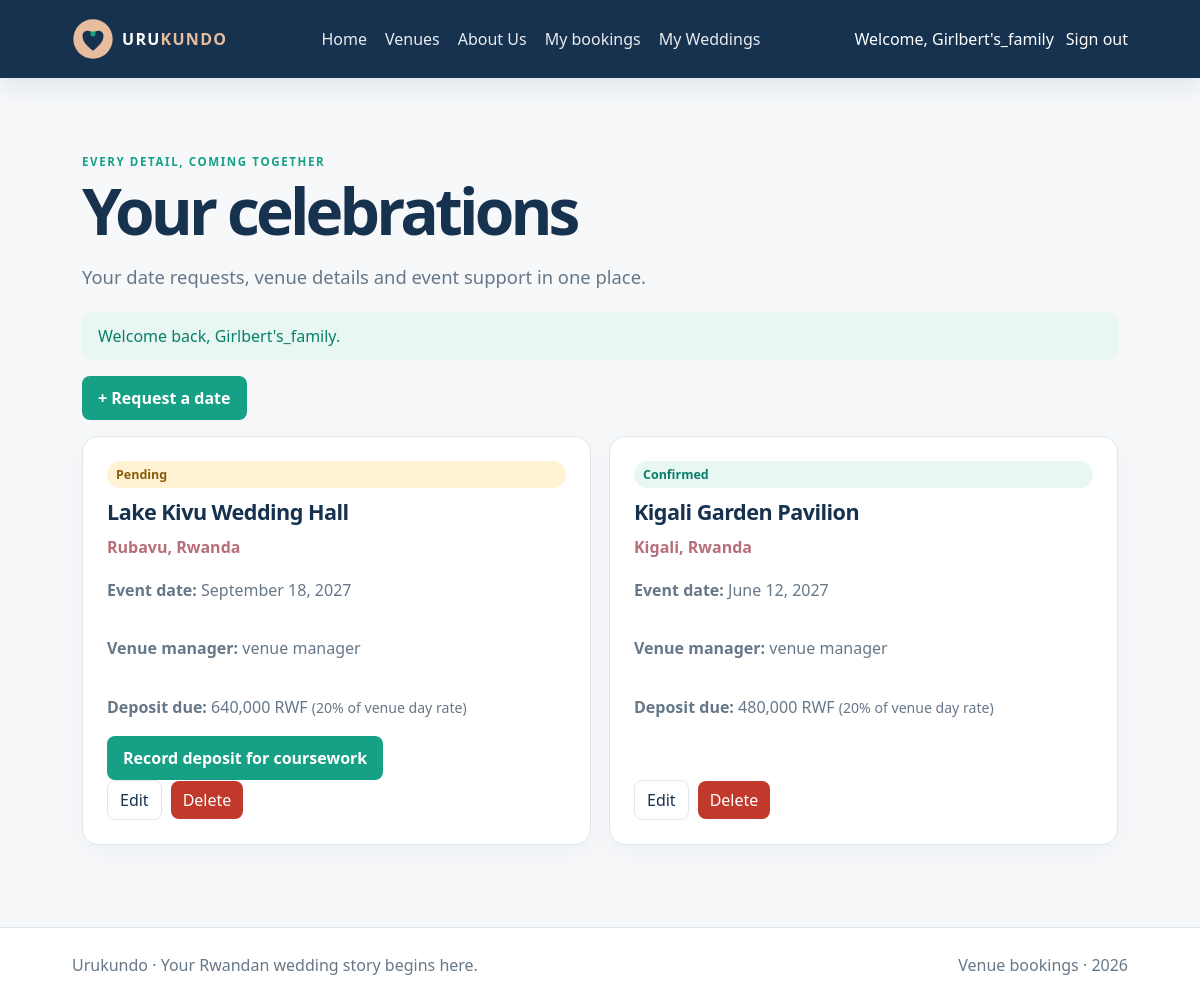
Page /index.php?_route=/bookings (signed in) on the committed database.
### tables this page shows
CREATE TABLE IF NOT EXISTS customers (
  customer_id INT UNSIGNED AUTO_INCREMENT PRIMARY KEY,
  username VARCHAR(60) NOT NULL UNIQUE,
  email VARCHAR(190) NOT NULL UNIQUE,
  password_hash VARCHAR(255) NOT NULL,
  role ENUM('customer','manager') NOT NULL DEFAULT 'customer',
  groom_name VARCHAR(100),
  bride_name VARCHAR(100),
  phone VARCHAR(30),
  budget_total DECIMAL(12,2) NOT NULL DEFAULT 0.00,
  budget_spent DECIMAL(12,2) NOT NULL DEFAULT 0.00,
  created_at TIMESTAMP NOT NULL DEFAULT CURRENT_TIMESTAMP
);

CREATE TABLE IF NOT EXISTS bookings (
  booking_id INT UNSIGNED AUTO_INCREMENT PRIMARY KEY,
  venue_id INT UNSIGNED NOT NULL,
  customer_id INT UNSIGNED NOT NULL,
  manager_id INT UNSIGNED NOT NULL,
  event_date DATE NOT NULL,
  status ENUM('pending','confirmed','cancelled') NOT NULL DEFAULT 'pending',
  created_at TIMESTAMP NOT NULL DEFAULT CURRENT_TIMESTAMP,
  updated_at TIMESTAMP NOT NULL DEFAULT CURRENT_TIMESTAMP ON UPDATE CURRENT_TIMESTAMP,
  INDEX idx_bookings_venue_date_status (venue_id, event_date, status),
  INDEX idx_bookings_customer (customer_id),
  CONSTRAINT fk_bookings_venue FOREIGN KEY (venue_id)
    REFERENCES venues(venue_id) ON UPDATE CASCADE ON DELETE RESTRICT,
  CONSTRAINT fk_bookings_customer FOREIGN KEY (customer_id)
    REFERENCES customers(customer_id) ON UPDATE CASCADE ON DELETE RESTRICT,
  CONSTRAINT fk_bookings_manager FOREIGN KEY (manager_id)
    REFERENCES customers(customer_id) ON UPDATE CASCADE ON DELETE RESTRICT
);

CREATE TABLE IF NOT EXISTS venues (
  venue_id INT UNSIGNED AUTO_INCREMENT PRIMARY KEY,
  name VARCHAR(120) NOT NULL UNIQUE,
  location VARCHAR(180) NOT NULL,
  capacity SMALLINT UNSIGNED NOT NULL,
  price_per_day DECIMAL(10,2) NOT NULL,
  available TINYINT(1) NOT NULL DEFAULT 1,
  description TEXT NOT NULL,
  created_at TIMESTAMP NOT NULL DEFAULT CURRENT_TIMESTAMP,
  updated_at TIMESTAMP NOT NULL DEFAULT CURRENT_TIMESTAMP ON UPDATE CURRENT_TIMESTAMP,
  INDEX idx_venues_available_location (available, location)
);

### src/Support/View.php (called while the page is built, shortened)
<?php
final class View {
    public static function render(string $template, array $data = []): void {
        extract($data, EXTR_SKIP);
        require __DIR__ . '/../Views/layouts/header.php';
        require __DIR__ . '/../Views/' . $template . '.php';
        require __DIR__ . '/../Views/layouts/footer.php';
    }
    public static function e(mixed $value): string {
        return htmlspecialchars((string)$value, ENT_QUOTES | ENT_SUBSTITUTE, 'UTF-8');
    }
    public static function url(string $path = '/'): string {
        $base = defined('APP_BASE') ? APP_BASE : '';
        $route = parse_url($path, PHP_URL_PATH) ?: '/';
        $route = '/' . ltrim($route, '/');
        if (str_starts_with($route, '/assets/')) {
            return $base . $route;
        }
        $query = [];
        parse_str((string)(parse_url($path, PHP_URL_QUERY) ?? ''), $query);
        unset($query['_route']);
        return $base . '/index.php?' . http_build_query(['_route' => $route] + $query);
    }
}

### src/Controllers/BookingController.php (called while the page is built, shortened)
<?php
final class BookingController {
    public function index(): void {
        $user = Auth::requireLogin();
        View::render('bookings/index', [
            'title' => 'Your celebrations',
            'bookings' => Booking::all($user),
            'user' => $user,
            'success' => Flash::get('success'),
            'error' => Flash::get('error'),
        ]);
    }
}

### src/Support/Auth.php (called while the page is built, shortened)
<?php
final class Auth {
    public static function user(): ?array {
        $id = (int)($_SESSION['user_id'] ?? 0);
        $stmt = Database::pdo()->prepare(
            'SELECT customer_id AS user_id, customer_id, username, email, role,
                    groom_name, bride_name, phone, budget_total, budget_spent
             FROM customers WHERE customer_id = :id'
        );
        $stmt->execute(['id' => $id]);
        return $stmt->fetch() ?: null;
    }
    public static function requireLogin(): array {
        $user = self::user();
        return $user;
    }
}

### src/Config/Database.php (called while the page is built, shortened)
<?php
final class Database {
    private static ?PDO $connection = null;
    public static function pdo(): PDO {
        if (self::$connection instanceof PDO) {
            return self::$connection;
        }
        $dsn = sprintf(
            'mysql:host=%s;port=%s;dbname=%s;charset=utf8mb4',
            getenv('DB_HOST') ?: '127.0.0.1',
            getenv('DB_PORT') ?: '3306',
            getenv('DB_NAME') ?: 'wedding_venue_booking'
        );
        self::$connection = new PDO($dsn, getenv('DB_USER') ?: 'root', getenv('DB_PASS') ?: '', [
            PDO::ATTR_ERRMODE => PDO::ERRMODE_EXCEPTION,
            PDO::ATTR_DEFAULT_FETCH_MODE => PDO::FETCH_ASSOC,
            PDO::ATTR_EMULATE_PREPARES => false,
        ]);
        return self::$connection;
    }
}

### src/Models/Booking.php (called while the page is built, shortened)
<?php
final class Booking {
    public static function all(array $user): array {
        $sql = 'SELECT b.*, v.name AS venue_name, v.location, v.price_per_day,
                       c.groom_name, c.bride_name, m.username AS manager_name
                FROM bookings b
                JOIN venues v ON v.venue_id=b.venue_id
                JOIN customers c ON c.customer_id=b.customer_id
                JOIN customers m ON m.customer_id=b.manager_id';
        $params = [];
        if ($user['role'] === 'customer') {
            $sql .= ' WHERE b.customer_id=:customer_id';
            $params['customer_id'] = (int)$user['customer_id'];
        }
        $sql .= ' ORDER BY b.event_date DESC, b.booking_id DESC';
        $stmt = Database::pdo()->prepare($sql);
        $stmt->execute($params);
        return $stmt->fetchAll();
    }
}

### src/Support/autoload.php (called while the page is built, shortened)
<?php
spl_autoload_register(static function (string $class): void {
    $prefix = 'App\\';
    $file = dirname(__DIR__) . DIRECTORY_SEPARATOR
        . str_replace('\\', DIRECTORY_SEPARATOR, substr($class, strlen($prefix))) . '.php';
});

### src/Views/bookings/index.php (the view, shortened to what this page needs)
<p class="eyebrow">Every detail, coming together</p>
<h1 class="page-title"><?= $user['role'] === 'manager' ? 'All celebrations' : 'Your celebrations' ?></h1>
<p class="lede">Your date requests, venue details and event support in one place.</p>
<?php if (!empty($success)): ?><p class="alert alert-success" role="status"><?= View::e($success) ?></p><?php endif; ?>
<?php if ($user['role'] === 'customer'): ?><p><a class="button" href="<?= View::e(View::url('/booking/form')) ?>">+ Request a date</a></p><?php endif; ?>
<?php if (!$bookings): ?>
  <p class="empty-state">No bookings yet. Your perfect venue could be just around the corner.</p>
  <p><a class="button" href="<?= View::e(View::url('/venues')) ?>">Explore venues</a></p>
<?php else: ?>
  <section class="card-grid">
    <?php foreach ($bookings as $booking): ?>
      <article class="card booking-card">
        <span class="status status-<?= View::e($booking['status']) ?>"><?= View::e($booking['status']) ?></span>
        <h2><?= View::e($booking['venue_name']) ?></h2>
        <p class="venue-location"><?= View::e($booking['location']) ?></p>
        <p><strong>Event date:</strong> <?= View::e(date('F j, Y', strtotime($booking['event_date']))) ?></p>
        <p><strong>Venue manager:</strong> <?= View::e($booking['manager_name']) ?></p>
        <?php $depositDue = round((float)$booking['price_per_day'] * 0.20, 2); ?>
        <?php if ($booking['status'] === 'confirmed'): ?>
          <p><strong>Deposit due:</strong> <?= number_format($depositDue) ?> RWF <span class="form-hint">(20% of venue day rate)</span></p>
        <?php else: ?>
          <p><strong>Deposit due:</strong> <?= number_format($depositDue) ?> RWF <span class="form-hint">(20% of venue day rate)</span></p>
          <?php if ($user['role'] === 'customer' && $booking['status'] !== 'cancelled'): ?>
            <form method="post" action="<?= View::e(View::url('/booking/pay')) ?>">
              <button class="button" type="submit">Record deposit for coursework</button>
            </form>
          <?php endif; ?>
        <?php endif; ?>
        <?php if (in_array($user['role'], ['customer', 'manager'], true)): ?>
          <div class="card-actions">
            <a class="button-ghost" href="<?= View::e(View::url('/booking/form?id=' . (int)$booking['booking_id'])) ?>">Edit</a>
            <form method="post" action="<?= View::e(View::url('/booking/delete')) ?>" onsubmit="return confirm('Remove this booking?');">
              <button class="button-danger" type="submit">Delete</button>
            </form>
          </div>
        <?php endif; ?>
      </article>
    <?php endforeach; ?>
  </section>
<?php endif; ?>

### src/Views/layouts/header.php (shortened to what this page needs)
<?php
$currentUser = Auth::user();
?>
<!doctype html>
<html lang="en">
<head>
  <link rel="stylesheet" href="<?= View::e(View::url('/assets/css/style.css')) ?>">
</head>
<body>
  <header class="site-header">
    <a class="brand" href="<?= View::e(View::url('/')) ?>" aria-label="Urukundo home">
      <img src="<?= View::e(View::url('/assets/images/urukundo-logo.svg')) ?>" alt="Urukundo wedding venue logo">
      <span>URU<span>KUNDO</span></span>
    </a>
    <nav aria-label="Primary">
      <a href="<?= View::e(View::url('/')) ?>">Home</a>
      <a href="<?= View::e(View::url('/venues')) ?>">Venues</a>
      <a href="<?= View::e(View::url('/about')) ?>">About Us</a>
      <?php if ($currentUser && in_array($currentUser['role'], ['customer', 'manager'], true)): ?>
        <a href="<?= View::e(View::url('/bookings')) ?>">My bookings</a>
      <?php endif; ?>
      <?php if (($currentUser['role'] ?? '') === 'customer'): ?>
        <a href="<?= View::e(View::url('/my-weddings')) ?>">My Weddings</a>
      <?php endif; ?>
    </nav>
    <div class="nav-account">
      <?php if ($currentUser): ?>
        <span>Welcome, <?= View::e($currentUser['username']) ?></span>
        <form method="post" action="<?= View::e(View::url('/logout')) ?>">
          <button type="submit">Sign out</button>
        </form>
      <?php else: ?>
        <a class="nav-login" href="<?= View::e(View::url('/login')) ?>">Login</a>
        <a class="nav-register" href="<?= View::e(View::url('/register')) ?>">Register</a>
      <?php endif; ?>
    </div>
  </header>
  <main class="container">

### public/assets/css/style.css (style rules this page uses)
:root { --ink:#16324f; --green:#16a085; --paper:#f6f8fa; --line:#dfe7ed; --muted:#667788; --rose:#b76e79; --cream:#f4eee6; }
* { box-sizing:border-box; }
body { margin:0; font-family:system-ui,-apple-system,"Segoe UI",sans-serif; color:var(--ink); background:var(--paper); }
a { color:inherit; }
.site-header { display:flex; justify-content:space-between; align-items:center; gap:20px; padding:18px max(6vw,calc((100vw - 1180px)/2)); background:var(--ink); color:#fff; position:sticky; top:0; z-index:20; box-shadow:0 8px 24px rgb(22 50 79 / 10%); }
.brand { display:flex; align-items:center; gap:8px; color:inherit; text-decoration:none; font-weight:850; letter-spacing:.08em; }
.brand img { width:42px; height:42px; border-radius:50%; }
.brand > span { color:#fff; }
.brand > span span { color:#e7bd9d; }
.site-header nav { display:flex; align-items:center; flex-wrap:wrap; gap:18px; }
.site-header nav a { color:inherit; text-decoration:none; opacity:.9; }
.nav-account { display:flex; align-items:center; gap:12px; }
.nav-account form { margin:0; }
.nav-account button { color:#fff; background:transparent; border:0; padding:0; font:inherit; cursor:pointer; }
.container { max-width:1180px; min-height:68vh; margin:0 auto; padding:64px 6vw 82px; }
.eyebrow { color:var(--green); text-transform:uppercase; letter-spacing:.14em; font-size:.72rem; font-weight:800; }
h1 { font-size:clamp(2.5rem,7vw,5.25rem); line-height:.98; letter-spacing:-.06em; }
.page-title { margin:.25rem 0 1rem; font-size:clamp(2.2rem,6vw,4rem); }
.lede { color:var(--muted); font-size:1.15rem; line-height:1.75; max-width:680px; }
.button { display:inline-block; padding:11px 16px; border-radius:8px; background:var(--green); color:#fff; text-decoration:none; font:inherit; font-weight:750; border:0; cursor:pointer; }
.button-ghost { display:inline-block; padding:8px 12px; border-radius:8px; background:transparent; border:1px solid var(--line); color:var(--ink); text-decoration:none; font:inherit; cursor:pointer; }
.button-danger { padding:8px 12px; border-radius:8px; background:#c0392b; color:#fff; border:0; font:inherit; cursor:pointer; }
.card-grid { display:grid; grid-template-columns:repeat(auto-fit,minmax(min(100%,260px),1fr)); gap:18px; }
.card { min-width:0; padding:24px; border:1px solid var(--line); border-radius:16px; background:#fff; box-shadow:0 8px 26px rgb(22 50 79 / 4%); }
.card h2 { margin:.55rem 0; font-size:1.35rem; letter-spacing:-.025em; }
.card p { color:var(--muted); line-height:1.65; }
.venue-location { margin:0; color:var(--rose)!important; font-weight:700; }
.form-hint { margin:0; color:var(--muted); font-size:.88rem; font-weight:400; }
.form-actions,.card-actions { display:flex; flex-wrap:wrap; justify-content:flex-end; align-items:center; gap:9px; margin-top:10px; }
.alert { padding:13px 16px; border-radius:10px; }
.alert-success { color:#087f68; background:#e8f7f2; }
.booking-card { display:flex; flex-direction:column; }
.booking-card .card-actions { margin-top:auto; justify-content:flex-start; }
.status { display:inline-flex; align-items:center; padding:5px 9px; border-radius:99px; font-size:.78rem; font-weight:800; text-transform:capitalize; }
.status-pending { color:#895d08; background:#fff3d4; }
.status-confirmed { color:#087f68; background:#e8f7f2; }

### rows in the picture
customers: username "Girlbert's_family"
bookings: status "Pending", venue.name "Lake Kivu Wedding Hall", venue.location "Rubavu, Rwanda", event_date "September 18, 2027", manager.username "venue manager", venue.price_per_day "640,000"
bookings: status "Confirmed", venue.name "Kigali Garden Pavilion", venue.location "Kigali, Rwanda", event_date "June 12, 2027", manager.username "venue manager", venue.price_per_day "480,000"

### other values in the picture
View::e($success) "Welcome back, Girlbert's_family."
